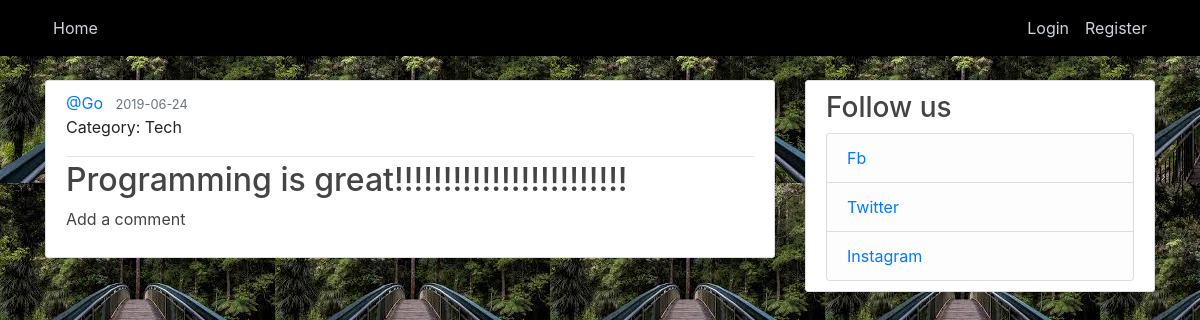
The page /home on the database its author committed.
### piches/models.py (models this page shows, shortened)
class Pitch(db.Model):
    id = db.Column(db.Integer, primary_key=True)
    category = db.Column(db.String(200), nullable=False)
    pitch = db.Column(db.String(200), nullable=False)
    date_posted = db.Column(db.DateTime, nullable=False, default=datetime.utcnow)
    user_id = db.Column(db.Integer, db.ForeignKey('user.id'), nullable=False)
    comments = db.relationship('Comment', backref='commenter', lazy=True)

class User(db.Model, UserMixin):
    id = db.Column(db.Integer, primary_key=True)
    username = db.Column(db.String(20), unique=True, nullable=False)
    email = db.Column(db.String(120), unique=True, nullable=False)
    image_file = db.Column(db.String(20), nullable=False, default='default.jpg')
    password = db.Column(db.String(60), nullable=False)
    pitches = db.relationship('Pitch', backref='author', lazy=True)

### piches/routes.py (the view)
@app.route('/')
@app.route('/home')
def home():
    pitches = Pitch.query.all()
    return render_template('home.html', pitches=pitches, title="Home")

### piches/templates/home.html
{% extends 'layout.html' %}
{% block content %}
    {% for pitch in pitches %}
        <article class="media content-section">
            <div class="media-body">
                <div class="article-metadata">
                    <a class="mr-2" href="#">@{{ pitch.author.username }}</a>
                    <small class="text-muted">{{ pitch.date_posted.strftime('%Y-%m-%d') }}</small>
                    <p class="article-content">Category: {{ pitch.category }}</p>
                </div>
                <h2><a class="article-title" href="#">{{ pitch.pitch }}</a></h2>
                <p><a class="article-title" href="{{ url_for('new_comment', pitch_id=pitch.id) }}">Add a comment</a></p>
            </div>
        </article>
    {% endfor %}
{% endblock content %}

### piches/static/main.css (style rules this page uses)
body { background: #fafafa; margin-top: 5rem; }
h1, h2, h3, h4, h5, h6 { color: #444444; }
.content-section { background: #ffffff; padding: 10px 20px; border: 1px solid #dddddd; border-radius: 3px; margin-bottom: 20px; }
.article-title { color: #444444; }
.article-content { white-space: pre-line; }
.article-metadata { padding-bottom: 1px; margin-bottom: 4px; border-bottom: 1px solid #e3e3e3 }

### rows shown on the page
Pitch: author.username "Go", date_posted "2019-06-24", category "Tech", pitch "Programming is great!!!!!!!!!!!!!!!!!!!!!!!!"
